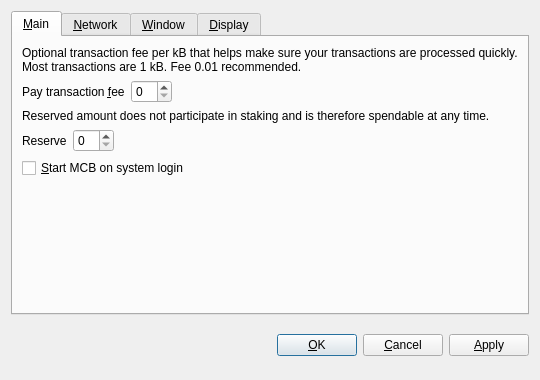
<?xml version="1.0" encoding="UTF-8"?>
<ui version="4.0">
 <class>OptionsDialog</class>
 <widget class="QDialog" name="OptionsDialog">
  <property name="geometry">
   <rect>
    <x>0</x>
    <y>0</y>
    <width>540</width>
    <height>380</height>
   </rect>
  </property>
  <property name="windowTitle">
   <string>Options</string>
  </property>
  <property name="styleSheet">
   <string notr="true">background-image: url(:/images/2s);</string>
  </property>
  <property name="modal">
   <bool>true</bool>
  </property>
  <layout class="QVBoxLayout" name="verticalLayout">
   <item>
    <widget class="QTabWidget" name="tabWidget">
     <property name="tabPosition">
      <enum>QTabWidget::North</enum>
     </property>
     <property name="currentIndex">
      <number>0</number>
     </property>
     <widget class="QWidget" name="tabMain">
      <attribute name="title">
       <string>&amp;Main</string>
      </attribute>
      <layout class="QVBoxLayout" name="verticalLayout_Main">
       <item>
        <widget class="QLabel" name="transactionFeeInfoLabel">
         <property name="text">
          <string>Optional transaction fee per kB that helps make sure your transactions are processed quickly. Most transactions are 1 kB. Fee 0.01 recommended.</string>
         </property>
         <property name="textFormat">
          <enum>Qt::PlainText</enum>
         </property>
         <property name="wordWrap">
          <bool>true</bool>
         </property>
        </widget>
       </item>
       <item>
        <layout class="QHBoxLayout" name="horizontalLayoutFee">
         <item>
          <widget class="QLabel" name="transactionFeeLabel">
           <property name="text">
            <string>Pay transaction &amp;fee</string>
           </property>
           <property name="textFormat">
            <enum>Qt::PlainText</enum>
           </property>
           <property name="buddy">
            <cstring>transactionFee</cstring>
           </property>
          </widget>
         </item>
         <item>
          <widget class="BitcoinAmountField" name="transactionFee"/>
         </item>
         <item>
          <spacer name="horizontalSpacerFee">
           <property name="orientation">
            <enum>Qt::Horizontal</enum>
           </property>
           <property name="sizeHint" stdset="0">
            <size>
             <width>40</width>
             <height>20</height>
            </size>
           </property>
          </spacer>
         </item>
        </layout>
       </item>
       <item>
        <widget class="QLabel" name="reserveBalanceInfoLabel">
         <property name="text">
          <string>Reserved amount does not participate in staking and is therefore spendable at any time.</string>
         </property>
         <property name="textFormat">
          <enum>Qt::PlainText</enum>
         </property>
         <property name="wordWrap">
          <bool>true</bool>
         </property>
        </widget>
       </item>
       <item>
        <layout class="QHBoxLayout" name="horizontalLayoutReserveBalance">
         <item>
          <widget class="QLabel" name="reserveBalanceLabel">
           <property name="text">
            <string>Reserve</string>
           </property>
           <property name="textFormat">
            <enum>Qt::PlainText</enum>
           </property>
           <property name="buddy">
            <cstring>reserveBalance</cstring>
           </property>
          </widget>
         </item>
         <item>
          <widget class="BitcoinAmountField" name="reserveBalance"/>
         </item>
         <item>
          <spacer name="horizontalSpacerReserveBalance">
           <property name="orientation">
            <enum>Qt::Horizontal</enum>
           </property>
           <property name="sizeHint" stdset="0">
            <size>
             <width>40</width>
             <height>20</height>
            </size>
           </property>
          </spacer>
         </item>
        </layout>
       </item>
       <item>
        <widget class="QCheckBox" name="bitcoinAtStartup">
         <property name="toolTip">
          <string>Automatically start MCB after logging in to the system.</string>
         </property>
         <property name="text">
          <string>&amp;Start MCB on system login</string>
         </property>
        </widget>
       </item>
       <item>
        <spacer name="verticalSpacer_Main">
         <property name="orientation">
          <enum>Qt::Vertical</enum>
         </property>
         <property name="sizeHint" stdset="0">
          <size>
           <width>20</width>
           <height>40</height>
          </size>
         </property>
        </spacer>
       </item>
      </layout>
     </widget>
     <widget class="QWidget" name="tabNetwork">
      <attribute name="title">
       <string>&amp;Network</string>
      </attribute>
      <layout class="QVBoxLayout" name="verticalLayout_Network">
       <item>
        <widget class="QCheckBox" name="mapPortUpnp">
         <property name="toolTip">
          <string>Automatically open the MCB client port on the router. This only works when your router supports UPnP and it is enabled.</string>
         </property>
         <property name="text">
          <string>Map port using &amp;UPnP</string>
         </property>
        </widget>
       </item>
       <item>
        <widget class="QCheckBox" name="connectSocks">
         <property name="toolTip">
          <string>Connect to the MCB network through a SOCKS proxy (e.g. when connecting through Tor).</string>
         </property>
         <property name="text">
          <string>&amp;Connect through SOCKS proxy:</string>
         </property>
        </widget>
       </item>
       <item>
        <layout class="QHBoxLayout" name="horizontalLayout_Network">
         <item>
          <widget class="QLabel" name="proxyIpLabel">
           <property name="text">
            <string>Proxy &amp;IP:</string>
           </property>
           <property name="textFormat">
            <enum>Qt::PlainText</enum>
           </property>
           <property name="buddy">
            <cstring>proxyIp</cstring>
           </property>
          </widget>
         </item>
         <item>
          <widget class="QValidatedLineEdit" name="proxyIp">
           <property name="maximumSize">
            <size>
             <width>140</width>
             <height>16777215</height>
            </size>
           </property>
           <property name="toolTip">
            <string>IP address of the proxy (e.g. 127.0.0.1)</string>
           </property>
          </widget>
         </item>
         <item>
          <widget class="QLabel" name="proxyPortLabel">
           <property name="text">
            <string>&amp;Port:</string>
           </property>
           <property name="textFormat">
            <enum>Qt::PlainText</enum>
           </property>
           <property name="buddy">
            <cstring>proxyPort</cstring>
           </property>
          </widget>
         </item>
         <item>
          <widget class="QLineEdit" name="proxyPort">
           <property name="maximumSize">
            <size>
             <width>55</width>
             <height>16777215</height>
            </size>
           </property>
           <property name="toolTip">
            <string>Port of the proxy (e.g. 9050)</string>
           </property>
          </widget>
         </item>
         <item>
          <widget class="QLabel" name="socksVersionLabel">
           <property name="text">
            <string>SOCKS &amp;Version:</string>
           </property>
           <property name="textFormat">
            <enum>Qt::PlainText</enum>
           </property>
           <property name="buddy">
            <cstring>socksVersion</cstring>
           </property>
          </widget>
         </item>
         <item>
          <widget class="QValueComboBox" name="socksVersion">
           <property name="toolTip">
            <string>SOCKS version of the proxy (e.g. 5)</string>
           </property>
          </widget>
         </item>
         <item>
          <spacer name="horizontalSpacer_Network">
           <property name="orientation">
            <enum>Qt::Horizontal</enum>
           </property>
           <property name="sizeHint" stdset="0">
            <size>
             <width>40</width>
             <height>20</height>
            </size>
           </property>
          </spacer>
         </item>
        </layout>
       </item>
       <item>
        <spacer name="verticalSpacer_Network">
         <property name="orientation">
          <enum>Qt::Vertical</enum>
         </property>
         <property name="sizeHint" stdset="0">
          <size>
           <width>20</width>
           <height>40</height>
          </size>
         </property>
        </spacer>
       </item>
      </layout>
     </widget>
     <widget class="QWidget" name="tabWindow">
      <attribute name="title">
       <string>&amp;Window</string>
      </attribute>
      <layout class="QVBoxLayout" name="verticalLayout_Window">
       <item>
        <widget class="QCheckBox" name="minimizeToTray">
         <property name="toolTip">
          <string>Show only a tray icon after minimizing the window.</string>
         </property>
         <property name="text">
          <string>&amp;Minimize to the tray instead of the taskbar</string>
         </property>
        </widget>
       </item>
       <item>
        <widget class="QCheckBox" name="minimizeOnClose">
         <property name="toolTip">
          <string>Minimize instead of exit the application when the window is closed. When this option is enabled, the application will be closed only after selecting Quit in the menu.</string>
         </property>
         <property name="text">
          <string>M&amp;inimize on close</string>
         </property>
        </widget>
       </item>
       <item>
        <spacer name="verticalSpacer_Window">
         <property name="orientation">
          <enum>Qt::Vertical</enum>
         </property>
         <property name="sizeHint" stdset="0">
          <size>
           <width>20</width>
           <height>40</height>
          </size>
         </property>
        </spacer>
       </item>
      </layout>
     </widget>
     <widget class="QWidget" name="tabDisplay">
      <attribute name="title">
       <string>&amp;Display</string>
      </attribute>
      <layout class="QVBoxLayout" name="verticalLayout_Display">
       <item>
        <layout class="QHBoxLayout" name="horizontalLayout_1_Display">
         <item>
          <widget class="QLabel" name="langLabel">
           <property name="text">
            <string>User Interface &amp;language:</string>
           </property>
           <property name="textFormat">
            <enum>Qt::PlainText</enum>
           </property>
           <property name="buddy">
            <cstring>lang</cstring>
           </property>
          </widget>
         </item>
         <item>
          <widget class="QValueComboBox" name="lang">
           <property name="toolTip">
            <string>The user interface language can be set here. This setting will take effect after restarting MCB.</string>
           </property>
          </widget>
         </item>
        </layout>
       </item>
       <item>
        <layout class="QHBoxLayout" name="horizontalLayout_2_Display">
         <item>
          <widget class="QLabel" name="unitLabel">
           <property name="text">
            <string>&amp;Unit to show amounts in:</string>
           </property>
           <property name="textFormat">
            <enum>Qt::PlainText</enum>
           </property>
           <property name="buddy">
            <cstring>unit</cstring>
           </property>
          </widget>
         </item>
         <item>
          <widget class="QValueComboBox" name="unit">
           <property name="toolTip">
            <string>Choose the default subdivision unit to show in the interface and when sending coins.</string>
           </property>
          </widget>
         </item>
        </layout>
       </item>
       <item>
        <widget class="QCheckBox" name="displayAddresses">
         <property name="toolTip">
          <string>Whether to show MCB addresses in the transaction list or not.</string>
         </property>
         <property name="text">
          <string>&amp;Display addresses in transaction list</string>
         </property>
        </widget>
       </item>
       <item>
        <widget class="QCheckBox" name="coinControlFeatures">
         <property name="toolTip">
          <string>Whether to show coin control features or not.</string>
         </property>
         <property name="text">
          <string>Display coin &amp;control features (experts only!)</string>
         </property>
        </widget>
       </item>
       <item>
        <spacer name="verticalSpacer_Display">
         <property name="orientation">
          <enum>Qt::Vertical</enum>
         </property>
         <property name="sizeHint" stdset="0">
          <size>
           <width>20</width>
           <height>40</height>
          </size>
         </property>
        </spacer>
       </item>
      </layout>
     </widget>
    </widget>
   </item>
   <item>
    <layout class="QHBoxLayout" name="horizontalLayout_Buttons">
     <item>
      <spacer name="horizontalSpacer_1">
       <property name="orientation">
        <enum>Qt::Horizontal</enum>
       </property>
       <property name="sizeHint" stdset="0">
        <size>
         <width>40</width>
         <height>48</height>
        </size>
       </property>
      </spacer>
     </item>
     <item>
      <widget class="QLabel" name="statusLabel">
       <property name="font">
        <font>
         <weight>75</weight>
         <bold>true</bold>
        </font>
       </property>
       <property name="text">
        <string/>
       </property>
       <property name="textFormat">
        <enum>Qt::PlainText</enum>
       </property>
       <property name="wordWrap">
        <bool>true</bool>
       </property>
      </widget>
     </item>
     <item>
      <spacer name="horizontalSpacer_2">
       <property name="orientation">
        <enum>Qt::Horizontal</enum>
       </property>
       <property name="sizeHint" stdset="0">
        <size>
         <width>40</width>
         <height>48</height>
        </size>
       </property>
      </spacer>
     </item>
     <item>
      <widget class="QPushButton" name="okButton">
       <property name="text">
        <string>&amp;OK</string>
       </property>
      </widget>
     </item>
     <item>
      <widget class="QPushButton" name="cancelButton">
       <property name="text">
        <string>&amp;Cancel</string>
       </property>
       <property name="autoDefault">
        <bool>false</bool>
       </property>
      </widget>
     </item>
     <item>
      <widget class="QPushButton" name="applyButton">
       <property name="text">
        <string>&amp;Apply</string>
       </property>
       <property name="autoDefault">
        <bool>false</bool>
       </property>
      </widget>
     </item>
    </layout>
   </item>
  </layout>
 </widget>
 <customwidgets>
  <customwidget>
   <class>BitcoinAmountField</class>
   <extends>QSpinBox</extends>
   <header>bitcoinamountfield.h</header>
   <container>1</container>
  </customwidget>
  <customwidget>
   <class>QValueComboBox</class>
   <extends>QComboBox</extends>
   <header>qvaluecombobox.h</header>
  </customwidget>
  <customwidget>
   <class>QValidatedLineEdit</class>
   <extends>QLineEdit</extends>
   <header>qvalidatedlineedit.h</header>
  </customwidget>
 </customwidgets>
 <resources/>
 <connections/>
</ui>
